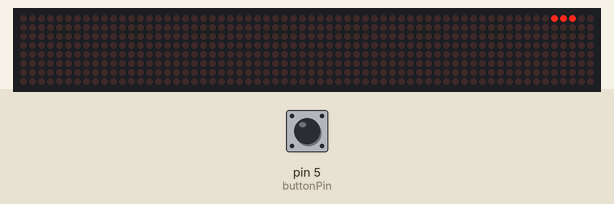
Bench run of a sketch on a simulated Arduino Uno, built with avr-gcc and run on an emulated ATmega328P. On the bench: 64×8 LED matrix. Inputs (shaded band) come from the test bench; at power-on: pin 5 (buttonPin) LOW.

Above: at 1.2 s.
1.3 s: pin 5 (buttonPin) pulled HIGH for 0.15 s
At 1.9 s:
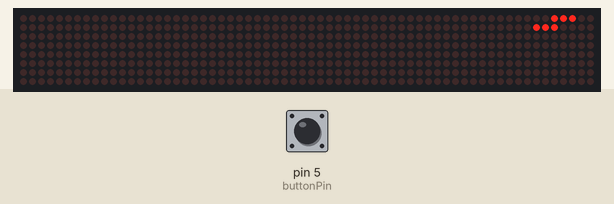
2.0 s: pin 5 (buttonPin) pulled HIGH for 1 s
At 2.31 s:
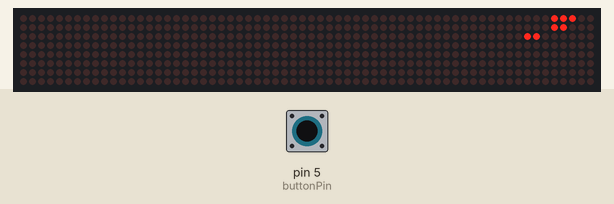
3.6 s: pin 5 (buttonPin) pulled HIGH for 3.2 s
At 4.51 s:
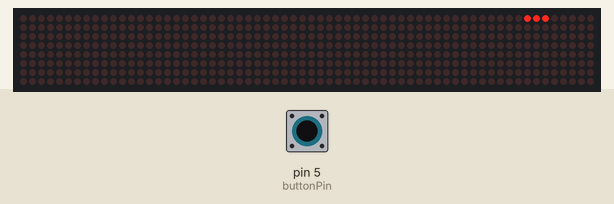
7.4 s: pin 5 (buttonPin) pulled HIGH for 0.15 s
At 7.64 s:
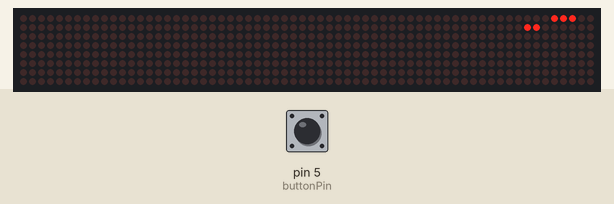
8.1 s: pin 5 (buttonPin) pulled HIGH for 0.15 s
At 8.69 s:
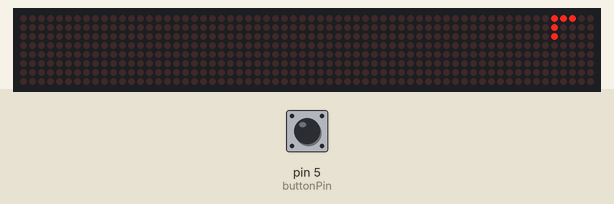
8.8 s: pin 5 (buttonPin) pulled HIGH for 1 s
At 11.0 s:
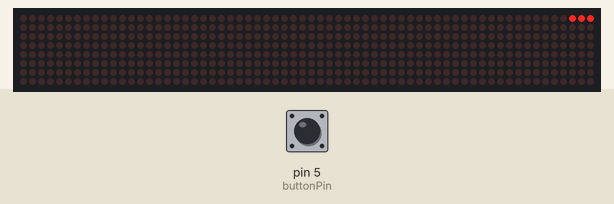
Timing chart, 0 to 11.4 s (numbered marks = the images above; inputs shaded):
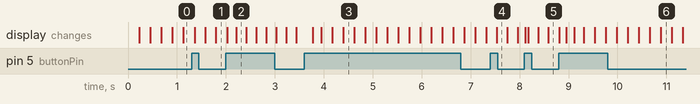

The sketch:

Matrix_game.ino
```cpp
//KARALIŠKASIS BOKŠTAS
//By Žilvinas S., Laurynas G., Natas M.

//Game settings
byte start_leds_quantity = 3;//recommended 3
int startspeed = 220;//recommended 220
byte speed_change_per_level = 8.5;//recommended 7-8 easy, 9-10 normal, 11-12 hard, 13+ imposible
byte brightness = 4;//recommended 1 (0-15)


#include <LedControl.h>
const byte DIN = 11;
const byte CS =12;
const byte CLK = 13;
const byte buttonPin = 5;

LedControl lc=LedControl(DIN, CLK, CS, 0);
void setup(){
  Serial.begin(9600);

  pinMode(buttonPin, INPUT);

  lc.shutdown(0,false);
  lc.setIntensity(0,brightness);
  lc.clearDisplay(0);

  lc.shutdown(1,false);
  lc.setIntensity(1,brightness);
  lc.clearDisplay(1);
}

byte address = 0;//8x8 matrix adrress
byte row = 0;//led row
byte col = 0;//led col
int dly = startspeed;//start speed
byte tail = start_leds_quantity;//start leds quantity
byte prevcol[] = {1, 1, 1, 1, 1, 1, 1, 1};//previous column state
byte releasted = true;//button is releasted

byte smile1[8] = {0x3C,0x42,0xA5,0x81,0xBD,0x81,0x42,0x3C};
byte smile2[8] = {0x3C,0x42,0xA5,0x81,0xA5,0x99,0x42,0x3C};
byte crown1[8] = {0xFF,0x00,0x00,0x00,0x00,0x00,0x00,0x00};
byte crown2[8] = {0x00,0xFF,0x00,0x00,0x00,0x00,0x00,0x00};
byte crown3[8] = {0xFF,0x00,0xFF,0x00,0x00,0x00,0x00,0x00};
byte crown4[8] = {0xFF,0xFF,0x00,0xFF,0x00,0x00,0x00,0x00};
byte crown5[8] = {0xBD,0xFF,0xFF,0x00,0xFF,0x00,0x00,0x00};
byte crown6[8] = {0x99,0xBD,0xFF,0xFF,0x00,0xFF,0x00,0x00};
byte crown7[8] = {0x00,0x99,0xBD,0xFF,0xFF,0x00,0xFF,0x00};
byte crown8[8] = {0x00,0x00,0x99,0xBD,0xFF,0xFF,0x00,0xFF};

void win(){//victory
  lc.clearDisplay(0);
  lc.clearDisplay(1);
  for(byte adr = 0; adr <2; adr++){
    for(byte col = 0; col<8; col++){
      for(byte row = 0; row<8; row++){
        lightleds(adr,col,row,true,1);
      delay(20);
      }
    }
  }
  lc.clearDisplay(0);
  lc.clearDisplay(1);
  displayBytes(smile1, 0);
  displayBytes(crown1, 1);
  delay(300);
  displayBytes(crown2, 1);
  delay(300);
  displayBytes(crown3, 1);
  delay(300);
  displayBytes(crown4, 1);
  delay(300);
  displayBytes(crown5, 1);
  delay(300);
  displayBytes(crown6, 1);
  delay(300);
  displayBytes(crown7, 1);
  delay(300);
  displayBytes(crown8, 1);
  lc.clearDisplay(0);
  displayBytes(smile2, 0);
  delay(300);
  while(true){
    lc.clearDisplay(1);
    delay(100);
    displayBytes(crown8, 1);
    delay(300);
    byte buttonState = digitalRead(buttonPin);
    if(buttonState == HIGH){
      reset();
      break;
    }
  }
}
void lose(){//gameover
  while(true){
    lightleds(address,col,row,true,tail);
    delay(150);
    lightleds(address,col,row,false,tail);
    delay(150);
    byte buttonState = digitalRead(buttonPin);
    if(buttonState == HIGH){
      break;
    }
  }
}
void reset(){//reset
  address = 0;
  row = -1;
  col = 0;
  dly = startspeed;
  tail = start_leds_quantity;
  for (byte i = 0; i < 8; i++){
    prevcol[i] = 1;
  }
  lc.clearDisplay(0);
  lc.clearDisplay(1);
}
void displayBytes(byte character[], byte adr){//display saved bytes (custom picture)
  for(byte i=0;i<8;i++){
    lc.setRow(adr,i,character[7-i]);
  }
}
void lightleds(byte address, byte x, byte y, byte status, byte tail){//light certain leds
  for(byte i = 0; i<tail; i++){
    lc.setLed(address, x, y-i, status);
  }
}
void nextlevel(){//next level
  row = 0;
  col++;
  dly -= speed_change_per_level;
}
byte getledunder(byte rownum){//checks if led under current row is on
  for (byte i = 0; i < 8; i++){
    if(i == rownum){
      return prevcol[i];
    }
  }
  return 0;
}
void updateprevcol(byte suitablerow){//updates previous column state
  for (byte i = 0; i < 8; i++){
    if(i >= suitablerow - (tail-1) and i <= suitablerow){
      prevcol[i] = 1;
    }
    else{
      prevcol[i] = 0;
    }
  }
}


void store(){//store leds
  byte cropedtail = 0;
  byte onetime = true;
  byte srow = row;

  lightleds(address,col,row,false,tail);

  for (byte i = 0; i < tail; i++){//kartoja tiek kartu kokio didumo yra tail
    if (getledunder(row-i) == 1){
      lightleds(address,col,row-i,true,1);
      cropedtail++;
      if(onetime == true){
        onetime = false;
        srow = row-i;
      }
    }
  }
  if (cropedtail >= 1){//jei bent vienas led atitiko
    tail = cropedtail;
    updateprevcol(srow);//fixxx
    nextlevel();
  }
  else{
    lose();
    reset();
  }

  if (col == 8 and address == 0){//move to second matrix display
    address = 1;
    col = -1;
    nextlevel();
  }
  if(col == 8 and address == 1){
    win();
  }
}

void loop() {
  for(row=0;row<7+tail;row++){//kad judetu led'ai
    lightleds(address,col,row,true,tail);

    for(byte i=0;i<10;i++){//visa delay padalija i n daliu ir tarp ju tikrina ar paspaustas mygtukas
      delay(dly/10);//todel kad greitai paspaudus ir atleidus mygtuka ji vistiek aptiktu
      byte buttonState = digitalRead(buttonPin);//nes funkcija delay() "sustabdo" code flow
      if (buttonState == HIGH){
        if(releasted == true){//patikrina kad per ilgai nuspaustas mygtukas neturetu itakos
          store();
          releasted = false;
        }
      }
      else{
        releasted = true;
      }
    }
    lightleds(address,col,row,false,tail);//isjungia reikiamus led kad kiti uzsidegtu ir gautusi animacija
  }
}
```

Measured:
- after the input at 1.3 s, the display: first changes after 0.06 s (image 1 shows a later state)
- after the input at 2.0 s, the display: first changes at once (image 2 shows a later state)
- after the input at 3.6 s, the display: first changes after 0.17 s (image 3 shows a later state)
- after the input at 7.4 s, the display: changes after 0.14 s (image 4)
- after the input at 8.1 s, the display: first changes at once (image 5 shows a later state)
- after the input at 8.8 s, the display: first differs from a run without the input after 0.16 s (image 6 shows a later state)
